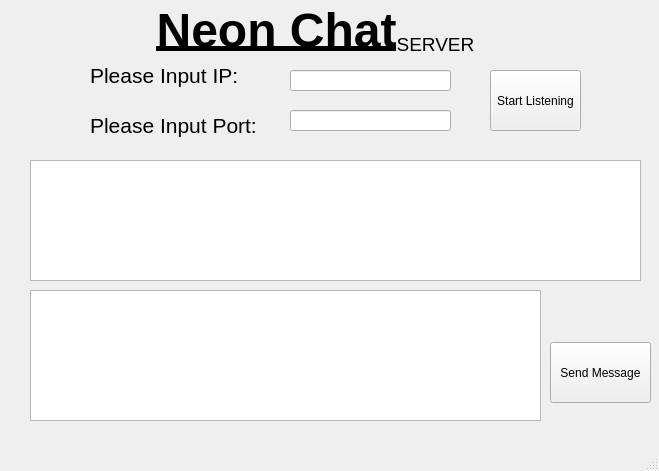
<?xml version="1.0" encoding="UTF-8"?>
<ui version="4.0">
 <class>MainWindow</class>
 <widget class="QMainWindow" name="MainWindow">
  <property name="geometry">
   <rect>
    <x>0</x>
    <y>0</y>
    <width>659</width>
    <height>471</height>
   </rect>
  </property>
  <property name="windowTitle">
   <string>MainWindow</string>
  </property>
  <widget class="QWidget" name="centralwidget">
   <widget class="QLabel" name="label">
    <property name="geometry">
     <rect>
      <x>90</x>
      <y>60</y>
      <width>161</width>
      <height>31</height>
     </rect>
    </property>
    <property name="text">
     <string>&lt;html&gt;&lt;head/&gt;&lt;body&gt;&lt;p&gt;&lt;span style=&quot; font-size:16pt;&quot;&gt;Please Input IP: &lt;/span&gt;&lt;/p&gt;&lt;/body&gt;&lt;/html&gt;</string>
    </property>
   </widget>
   <widget class="QLineEdit" name="lineEdit">
    <property name="geometry">
     <rect>
      <x>290</x>
      <y>70</y>
      <width>161</width>
      <height>21</height>
     </rect>
    </property>
   </widget>
   <widget class="QPushButton" name="pushButton">
    <property name="geometry">
     <rect>
      <x>490</x>
      <y>70</y>
      <width>91</width>
      <height>61</height>
     </rect>
    </property>
    <property name="text">
     <string>Start Listening</string>
    </property>
   </widget>
   <widget class="QTextEdit" name="textEdit">
    <property name="geometry">
     <rect>
      <x>30</x>
      <y>160</y>
      <width>611</width>
      <height>121</height>
     </rect>
    </property>
    <property name="readOnly">
     <bool>true</bool>
    </property>
   </widget>
   <widget class="QTextEdit" name="textEdit_2">
    <property name="geometry">
     <rect>
      <x>30</x>
      <y>290</y>
      <width>511</width>
      <height>131</height>
     </rect>
    </property>
   </widget>
   <widget class="QPushButton" name="pushButton_2">
    <property name="geometry">
     <rect>
      <x>550</x>
      <y>342</y>
      <width>101</width>
      <height>61</height>
     </rect>
    </property>
    <property name="text">
     <string>Send Message</string>
    </property>
   </widget>
   <widget class="QLineEdit" name="lineEdit_2">
    <property name="geometry">
     <rect>
      <x>290</x>
      <y>110</y>
      <width>161</width>
      <height>21</height>
     </rect>
    </property>
   </widget>
   <widget class="QLabel" name="label_3">
    <property name="geometry">
     <rect>
      <x>130</x>
      <y>0</y>
      <width>371</width>
      <height>61</height>
     </rect>
    </property>
    <property name="text">
     <string>&lt;html&gt;&lt;head/&gt;&lt;body&gt;&lt;p align=&quot;center&quot;&gt;&lt;span style=&quot; font-size:36pt; font-weight:600; text-decoration: underline;&quot;&gt;Neon Chat&lt;/span&gt;&lt;span style=&quot; font-size:22pt; vertical-align:sub;&quot;&gt;SERVER&lt;/span&gt;&lt;/p&gt;&lt;/body&gt;&lt;/html&gt;</string>
    </property>
   </widget>
   <widget class="QLabel" name="label_2">
    <property name="geometry">
     <rect>
      <x>90</x>
      <y>110</y>
      <width>171</width>
      <height>31</height>
     </rect>
    </property>
    <property name="text">
     <string>&lt;html&gt;&lt;head/&gt;&lt;body&gt;&lt;p&gt;&lt;span style=&quot; font-size:16pt;&quot;&gt;Please Input Port: &lt;/span&gt;&lt;/p&gt;&lt;/body&gt;&lt;/html&gt;</string>
    </property>
   </widget>
  </widget>
  <widget class="QMenuBar" name="menubar">
   <property name="geometry">
    <rect>
     <x>0</x>
     <y>0</y>
     <width>659</width>
     <height>21</height>
    </rect>
   </property>
  </widget>
  <widget class="QStatusBar" name="statusbar"/>
 </widget>
 <resources/>
 <connections/>
</ui>
